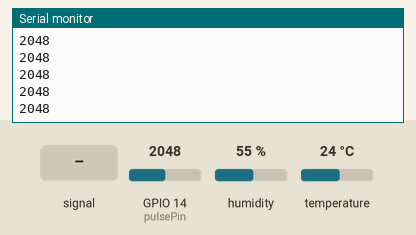
A sketch run on a simulated ESP32. On the bench: the last lines printed to the serial monitor. The inputs (shaded band) are chosen by the test bench; at power-on: GPIO 14 (pulsePin) = 2048, humidity 55 %, temperature 24 °C. WiFi joins after 1.5 s; servers stay silent unless stated; uploads are accepted with an empty reply.

Above: at 3.2 s.
3.3 s: GPIO 14 (pulsePin) fed a 200 Hz sine of ±327 counts around its level
At 4.3 s:
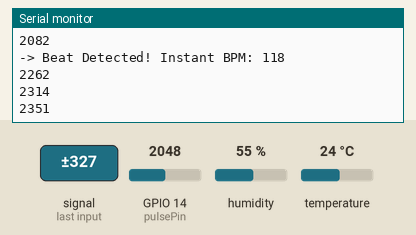
5.7 s: GPIO 14 (pulsePin) set to 2240
At 8.9 s:
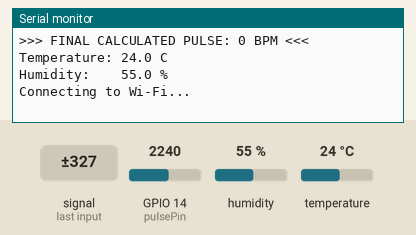
9.0 s: humidity set to 22 %
At 10.2 s:
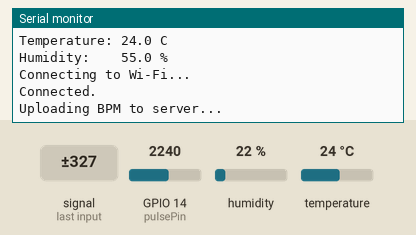
11.5 s: temperature set to 12 °C
At 12.2 s:
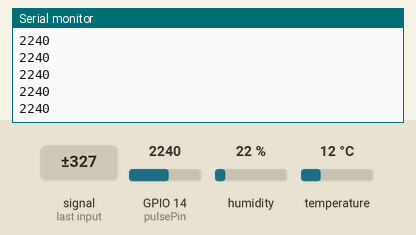
13.0 s: GPIO 14 (pulsePin) fed a 1000 Hz sine of ±1023 counts around its level
At 13.8 s:
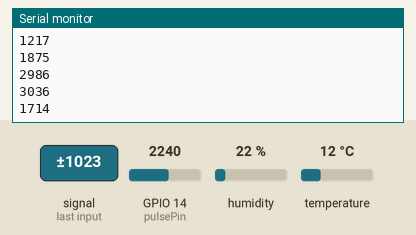
14.5 s: GPIO 14 (pulsePin) set to 2160
At 16.6 s:
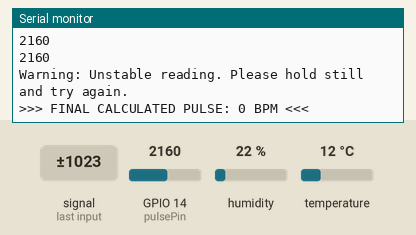
Timing chart, 0 to 17.0 s (numbered marks = the images above; inputs shaded):
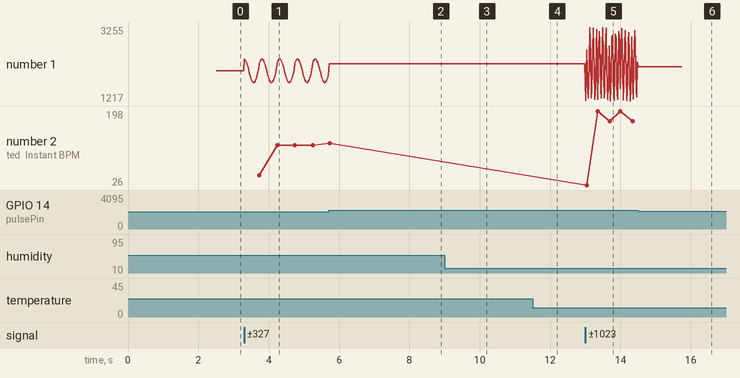

The sketch:

sketch.ino
```cpp
#include <WiFi.h>
#include <WiFiClientSecure.h>
#include <HTTPClient.h>
#include <DHT.h>

// ================= SERVER =================
const String serverName = "https://lavender-monkey-657081.hostingersite.com/api.php";

// ================= PATIENT =================
const int patientId = 1;

// ================= SENSOR & PINS =================
const int pulsePin = 14;

#define DHTPIN  13
#define DHTTYPE DHT11
DHT dht(DHTPIN, DHTTYPE);

// ================= WI-FI CREDENTIALS =================
const char* ssid = "Xiaomi 15";
const char* password = "qwerty123";

void setup() {
  Serial.begin(115200);
  delay(2000);
  Serial.println("\n--- MediMate BPM Monitor Started ---");
  Serial.print("Patient ID: ");
  Serial.println(patientId);
  pinMode(pulsePin, INPUT);
  dht.begin();
}

void loop() {
  // 1. DISCONNECT WI-FI TO CLEAN UP ANALOG READINGS
  WiFi.disconnect();
  WiFi.mode(WIFI_OFF);
  delay(500); // Let power stabilize

  Serial.println("Please place your finger steadily on the sensor...");
  Serial.println("Calculating BPM (Sampling for 10 seconds)...");

  // ====== BPM DETECTION VARIABLES ======
  unsigned long sampleWindowStartTime = millis();
  unsigned long lastBeatTime = 0;
  int peakValue = 2000;         // Dynamic threshold tracking
  int troughValue = 2000;
  int threshold = 2200;         // Midpoint to look for a beat
  bool preBeat = false;
  int beatCount = 0;

  // Keep sampling for 10000 milliseconds (10 seconds)
  while (millis() - sampleWindowStartTime < 5000) {
    int signal = analogRead(pulsePin);
    Serial.println(signal); // DEBUG: remove after calibration
    delay(20); // 50Hz Sample Rate

    // Track the highest and lowest points of the wave to auto-adjust threshold
    if (signal > peakValue) peakValue = signal;
    if (signal < troughValue) troughValue = signal;

    // Decay peak/trough slowly over time to adapt to movement
    peakValue = peakValue - 2;
    troughValue = troughValue + 2;
    threshold = (peakValue + troughValue) / 2;

    // Detect the upward surge of a heartbeat pulse
    if (signal > threshold && preBeat == false && (millis() - lastBeatTime) > 300) {
      preBeat = true;
      beatCount++;

      unsigned long currentBeatTime = millis();
      if (lastBeatTime != 0) {
        long ibi = currentBeatTime - lastBeatTime; // Time between beats
        int instantBPM = 60000 / ibi;
        Serial.print("-> Beat Detected! Instant BPM: ");
        Serial.println(instantBPM);
      }
      lastBeatTime = currentBeatTime;
    }

    // Detect when the signal falls back down below the threshold
    if (signal < threshold && preBeat == true) {
      preBeat = false;
    }
  }

  // 2. CALCULATE FINAL BPM FROM THE 10-SECOND WINDOW
  // (Beats in 10 seconds) * 6 = Beats in 60 seconds
  int finalBPM = beatCount * 6;

  // Guard rails for bad/unrealistic readings (finger missing or moving)
  if (finalBPM < 40 || finalBPM > 180 || beatCount < 5) {
    Serial.println("Warning: Unstable reading. Please hold still and try again.");
    finalBPM = 0; // Mark as invalid read
  }

  Serial.print("\n>>> FINAL CALCULATED PULSE: ");
  Serial.print(finalBPM);
  Serial.println(" BPM <<<\n");

  delay(1000); // Short pause before reading DHT11

  // DHT11 is digital — reads fine while WiFi is still off
  float temperature = dht.readTemperature();
  float humidity    = dht.readHumidity();
  if (isnan(temperature)) temperature = 0;
  if (isnan(humidity))    humidity    = 0;
  Serial.print("Temperature: "); Serial.print(temperature, 1); Serial.println(" C");
  Serial.print("Humidity:    "); Serial.print(humidity,    1); Serial.println(" %");

  connectWifi();

  if (WiFi.status() == WL_CONNECTED) {
    WiFiClientSecure client;
    client.setInsecure();
    HTTPClient http;

    String serverPath = serverName
      + "?patient_id="  + String(patientId)
      + "&pulse="       + String(finalBPM)
      + "&temperature=" + String(temperature, 1)
      + "&humidity="    + String(humidity, 1);

    Serial.println("Uploading BPM to server...");
    if (http.begin(client, serverPath)) {
        int httpCode = http.GET();
        Serial.print("Server Response Code: ");
        Serial.println(httpCode);
        http.end();
      }
    }
    Serial.println("-------------------------------------");
}

void connectWifi() {
  Serial.println("Connecting to Wi-Fi...");
  WiFi.mode(WIFI_STA);
  WiFi.begin(ssid, password);

  int attempts = 0;
  while (WiFi.status() != WL_CONNECTED && attempts < 100) {
    delay(100);
    attempts++;
  }

  if (WiFi.status() == WL_CONNECTED) {
    Serial.println("Connected.");
  } else {
    Serial.println("Wi-Fi Timeout.");
  }
}
```

Measured:
- after the input at 3.3 s, the serial monitor: prints a new line at once (image 1)
- after the input at 13.0 s, the serial monitor: prints a new line at once (image 5)
- plotted number 1: 2048 → 1926 after the input at 3.3 s, 2240 → 2304 after the input at 13.0 s
- plotted number 2: 123 → 174 after the input at 13.0 s
